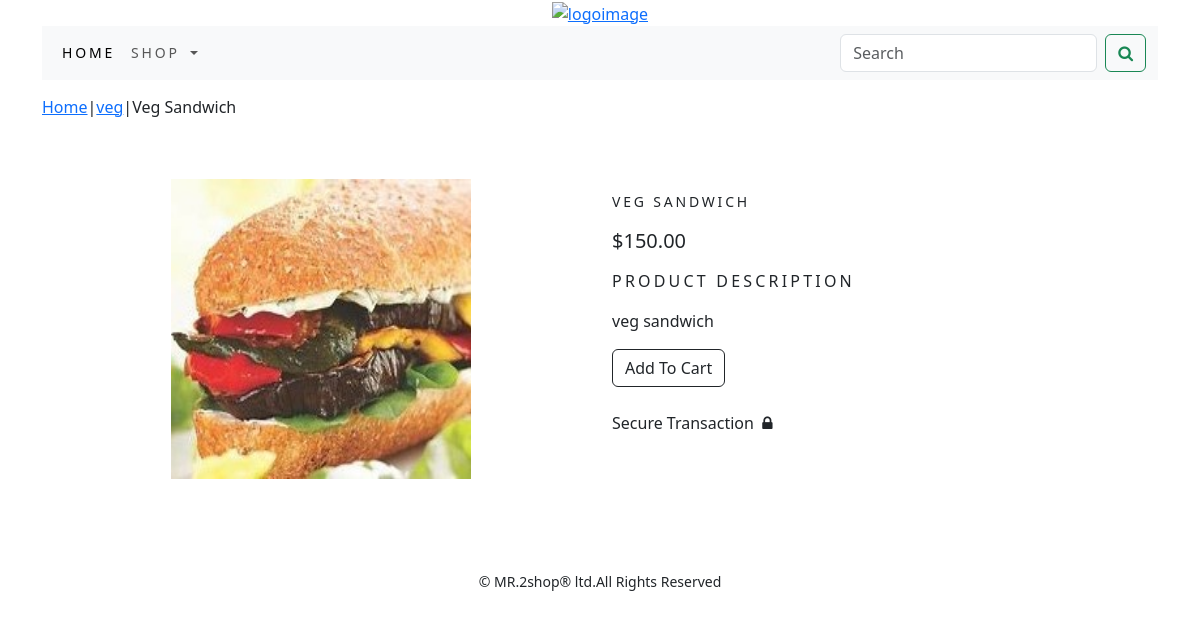
The app's page /shop/veg/veg-sandwich/ with its own data.
### shop/models.py (models this page shows, shortened)
class Product(models.Model):
    name=models.CharField(max_length=250,unique=True)
    slug=models.SlugField(max_length=250,unique=True)
    description=models.TextField(blank=True)
    price=models.DecimalField(max_digits=10,decimal_places=2)
    category=models.ForeignKey(Category,on_delete=models.CASCADE)
    image=models.ImageField(upload_to='product',blank=True)
    stock=models.IntegerField()
    available=models.BooleanField(default=True)
    created=models.DateTimeField(auto_now_add=True)
    updated=models.DateTimeField(auto_now=True)
    class Meta:
        ordering = ('name',)
        verbose_name = 'product'
        verbose_name_plural = 'products'

class Category(models.Model):
    name=models.CharField(max_length=250,unique=True)
    slug=models.SlugField(max_length=250,unique=True)
    description=models.TextField(blank=True)
    image=models.ImageField(upload_to='category',blank=True)
    class Meta:
        ordering=('name',)
        verbose_name='category'
        verbose_name_plural='categories'
    def get_url(self):
        return reverse('shop:products_by_category', args=[self.slug])
    def __str__(self):
        return '{}'.format(self.name)

### shop/views.py (the view)
# urls.py: path('shop/<slug:c_slug>/<slug:product_slug>/',views.prodetail,name='product_Detail'),
def prodetail(request,c_slug,product_slug):
    try:
        product=Product.objects.get(category__slug=c_slug,slug=product_slug)
    except Exception as e:
        raise e
    return  render(request,'product.html',{'product':product})

### cart/context_processors.py (called while the page is built)
def counter(request):
    item_count=0
    if 'admin' in request.path:
        return {}
    else:
        try:
            cart=Cart.objects.filter(cart_id=_cart_id(request))
            car_items=CartItem.objects.all().filter(cart=cart[:1])
            for cat_item in car_items:
                item_count += cat_item.quantity
        except Cart.DoesNotExist:
            item_count=0
    return dict(item_count=item_count)

### cart/views.py (called while the page is built)
def _cart_id(request):
    cart=request.session.session_key
    if not cart:
        cart=request.session.create()
    return cart

### shop/context_processors.py (called while the page is built)
def menu_links(request):
    links=Category.objects.all()
    return dict(links=links)

### templates/product.html (shortened to what this page needs)
{% extends 'base.html' %}
{% load static %}
{% block content %}
<div class="my_prod_row_class">
    <div class="mx_auto">
        <p><a href="{% url 'shop:allprodcat' %}">Home</a>|<a href="{{product.category.get_url}}">{{product.category}}</a>|{{product.name}}</p>
    </div>
</div>
<div class="container">
<br>
<div class="row">
    <div class="col-12 col-sm-12 col-md-12 col-lg-6 text-center">
        <div style="min-width:18rem;">
            <img src="{{product.image.url}}" alt="{{product.name}}" width="300" height="300">
        </div>
    </div>
        <div class="col-12 col-sm-12 col-md-12 col-lg-6">
            <div>
           <h1 class="my_prod_title">{{product.name}}</h1>
            <h5><p>${{product.price}}</p></h5>
            <p class="my_title">Product Description</p>
            <p class="text-justify my_prod_text">{{product.description}}</p>
            {% if product.stock  <= 0 %}
            <p class="text-justify my_prod_text"><b>Out Of Stock</b></p>
            {% else %}
            <a class='btn btn-outline-dark' href="{% url 'cart:add_cart' product.id %}">Add To Cart</a><br><br>
                Secure Transaction &nbsp;<i class="fa fa-lock"></i>
            {% endif %}
            </div>
        </div>
        </div>
    </div>
</div>
<br>
<br>
<br>
{% endblock %}

### static/css/custom.css (style rules this page uses)
.my_title { font-size:16px; text-transform:uppercase; letter-spacing:.2em; }
.my_prod_row_class { padding-top:15px; padding-bottom:20px; }
.my_prod_title { font-size:14px; text-transform:uppercase; letter-spacing:.2em; padding-top:15px; padding-bottom:10px; }
.my_prod_text { padding-right:20px; }

### records on screen
Product: category "veg", name "Veg Sandwich", image (picture), name "VEG SANDWICH", price "150.00", description "veg sandwich"
